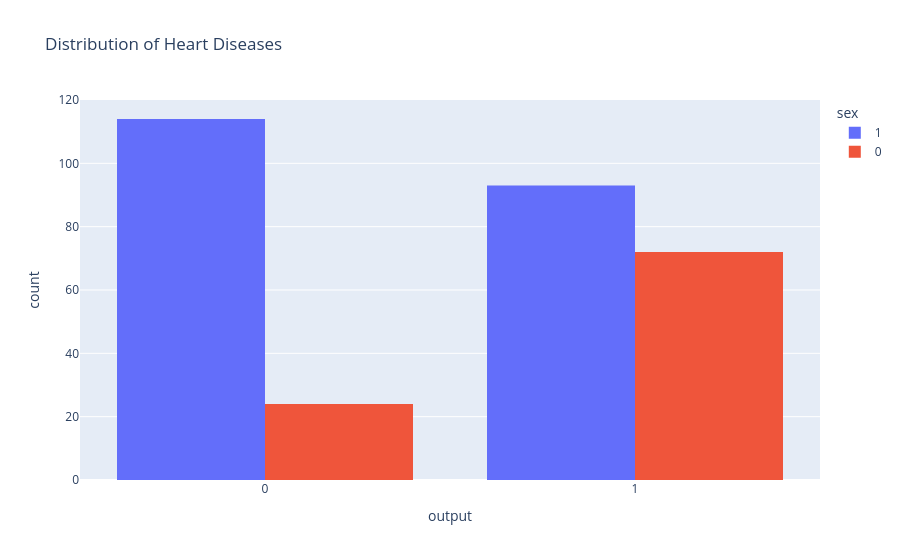

The cell this chart's notebook holds for it:
### Markdown cell above
### Matriz de correlación
Es necesario eliminar las variables correlacionadas para mejorar el modelo. Uno puede encontrar correlaciones usando la función pandas ".corr()" y puede visualizar la matriz de correlación usando plotly express.
Los tonos más claros representan una correlación positiva
Los tonos más oscuros representan una correlación negativa

### Code cell
# Shows the Distribution of Heat Diseases with respect to male and female
fig=px.histogram(df, 
                 x="output",
                 color="sex",
                 hover_data=df.columns,
                 title="Distribution of Heart Diseases",
                 barmode="group")
fig.show()

### Figure 1 — Plotly figure (JSON) as saved in the notebook; plotly's stock layout.template omitted (floating-point values rounded to 4 significant figures; data arrays with more than 128 entries replaced by an {"elided": "..."} marker saying what was removed)
{"data": [{"alignmentgroup": "True", "bingroup": "x", "hovertemplate": "sex=1<br>output=%{x}<br>count=%{y}<extra></extra>", "legendgroup": "1", "marker": {"color": "#636efa", "pattern": {"shape": ""}}, "name": "1", "offsetgroup": "1", "orientation": "v", "showlegend": true, "type": "histogram", "x": {"elided": "207 int values"}, "xaxis": "x", "yaxis": "y"}, {"alignmentgroup": "True", "bingroup": "x", "hovertemplate": "sex=0<br>output=%{x}<br>count=%{y}<extra></extra>", "legendgroup": "0", "marker": {"color": "#EF553B", "pattern": {"shape": ""}}, "name": "0", "offsetgroup": "0", "orientation": "v", "showlegend": true, "type": "histogram", "x": [1, 1, 1, 1, 1, 1, 1, 1, 1, 1, 1, 1, 1, 1, 1, 1, 1, 1, 1, 1, 1, 1, 1, 1, 1, 1, 1, 1, 1, 1, 1, 1, 1, 1, 1, 1, 1, 1, 1, 1, 1, 1, 1, 1, 1, 1, 1, 1, 1, 1, 1, 1, 1, 1, 1, 1, 1, 1, 1, 1, 1, 1, 1, 1, 1, 1, 1, 1, 1, 1, 1, 1, 0, 0, 0, 0, 0, 0, 0, 0, 0, 0, 0, 0, 0, 0, 0, 0, 0, 0, 0, 0, 0, 0, 0, 0], "xaxis": "x", "yaxis": "y"}], "layout": {"autosize": true, "barmode": "group", "legend": {"title": {"text": "sex"}, "tracegroupgap": 0}, "title": {"text": "Distribution of Heart Diseases"}, "xaxis": {"anchor": "y", "autorange": true, "domain": [0, 1], "range": [-0.5, 1.5], "title": {"text": "output"}, "type": "linear"}, "yaxis": {"anchor": "x", "autorange": true, "domain": [0, 1], "range": [0, 120], "title": {"text": "count"}}}}
